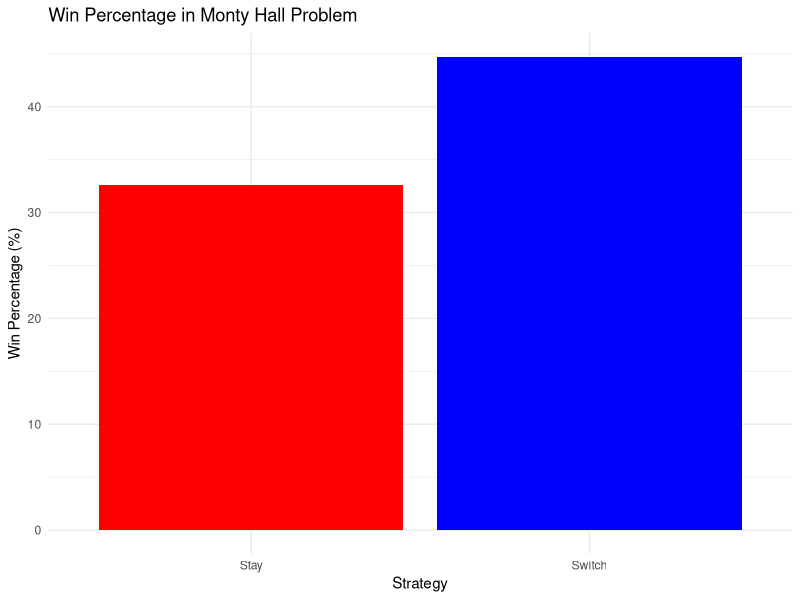

The R source for this figure:
## ---- chunk 1
# Set the number of simulations
num_simulations <- 10000

# Initialize variables to keep track of wins when switching and staying
switch_wins <- 0
stay_wins <- 0

# Perform the simulations
for (i in 1:num_simulations) {
  # Create three doors with one car and two goats
  doors <- sample(c("car", "goat", "goat"))

  # Player's initial choice
  player_choice <- sample(1:3, 1)

  # Monty Hall reveals a goat behind one of the unchosen doors
  monty_reveals <- which(doors[-player_choice] == "goat")
  monty_reveals <- monty_reveals[1]  # Monty reveals the first goat he encounters

  # Determine the other unchosen door
  other_door <- setdiff(1:3, c(player_choice, monty_reveals))

  # Simulate switching doors
  switch_choice <- other_door[1]

  # Check if the player wins when switching
  if (doors[switch_choice] == "car") {
    switch_wins <- switch_wins + 1
  }

  # Check if the player wins when staying
  if (doors[player_choice] == "car") {
    stay_wins <- stay_wins + 1
  }
}

# Calculate win percentages
switch_win_percent <- (switch_wins / num_simulations) * 100
stay_win_percent <- (stay_wins / num_simulations) * 100


## ---- chunk 2
library(ggplot2)
p <- ggplot(data.frame(Strategy = c("Switch", "Stay"), Win_Percentage = c(switch_win_percent, stay_win_percent)), aes(x = Strategy, y = Win_Percentage)) +
  geom_bar(stat = "identity", fill = c("blue", "red")) +
  labs(title = "Win Percentage in Monty Hall Problem",
       x = "Strategy",
       y = "Win Percentage (%)") +
  theme_minimal()
print(p)

